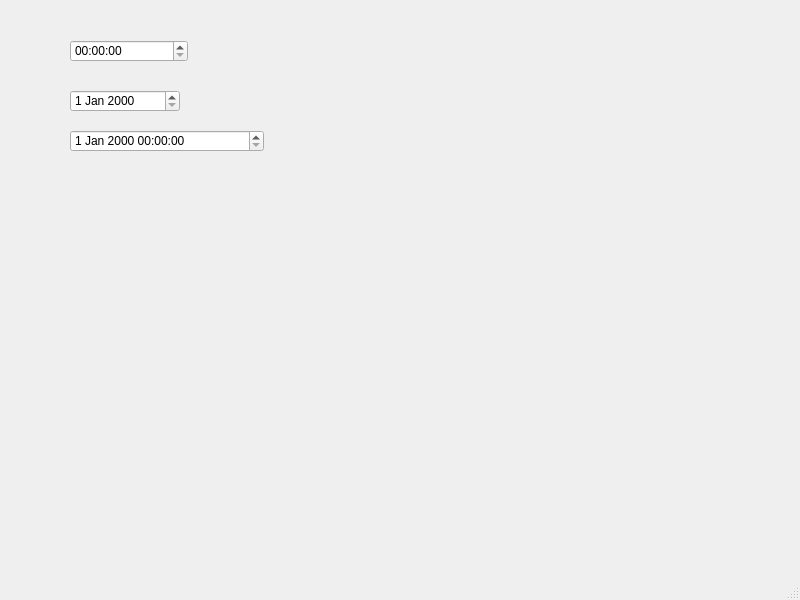
<?xml version="1.0" encoding="UTF-8"?>
<ui version="4.0">
 <class>MainWindow</class>
 <widget class="QMainWindow" name="MainWindow">
  <property name="geometry">
   <rect>
    <x>0</x>
    <y>0</y>
    <width>800</width>
    <height>600</height>
   </rect>
  </property>
  <property name="windowTitle">
   <string>MainWindow</string>
  </property>
  <widget class="QWidget" name="centralwidget">
   <widget class="QTimeEdit" name="timeEdit">
    <property name="geometry">
     <rect>
      <x>70</x>
      <y>40</y>
      <width>118</width>
      <height>22</height>
     </rect>
    </property>
   </widget>
   <widget class="QDateEdit" name="dateEdit">
    <property name="geometry">
     <rect>
      <x>70</x>
      <y>90</y>
      <width>110</width>
      <height>22</height>
     </rect>
    </property>
   </widget>
   <widget class="QDateTimeEdit" name="dateTimeEdit">
    <property name="geometry">
     <rect>
      <x>70</x>
      <y>130</y>
      <width>194</width>
      <height>22</height>
     </rect>
    </property>
   </widget>
  </widget>
  <widget class="QMenuBar" name="menubar">
   <property name="geometry">
    <rect>
     <x>0</x>
     <y>0</y>
     <width>800</width>
     <height>24</height>
    </rect>
   </property>
  </widget>
  <widget class="QStatusBar" name="statusbar"/>
 </widget>
 <resources/>
 <connections/>
</ui>
